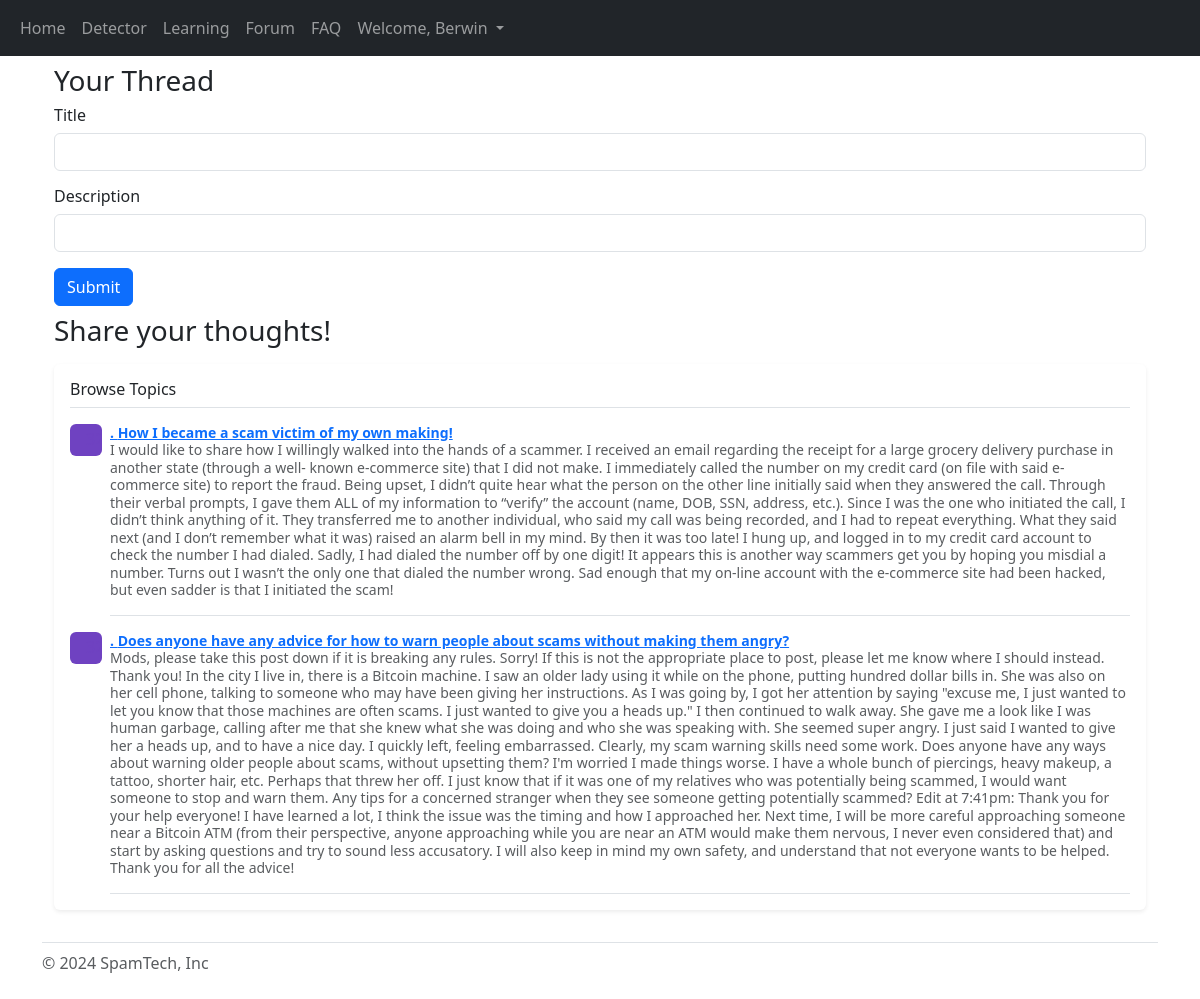
Page /forum (signed in) on the earlier database version.
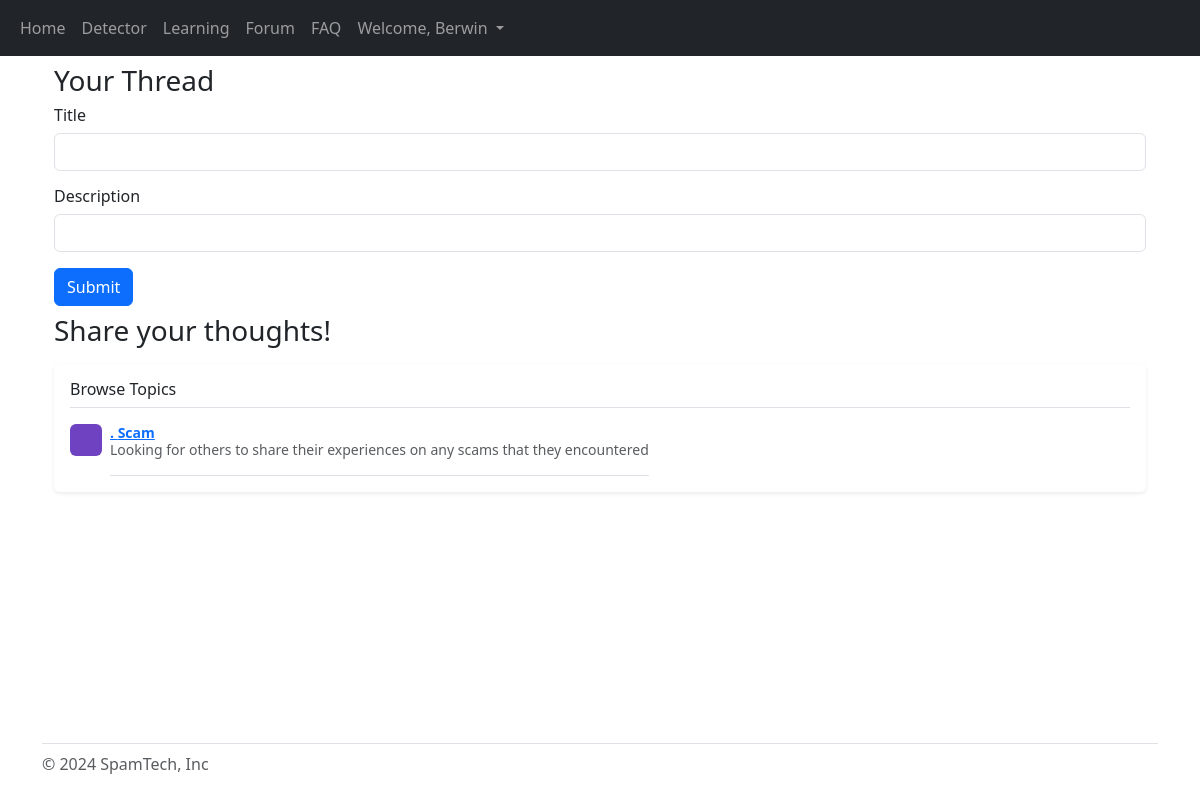
Same page on the later database version.
### website/models.py (models this page shows)
class User(db.Model, UserMixin):
    id = db.Column(db.Integer, primary_key=True)
    email = db.Column(db.String (150), unique=True)
    password = db.Column(db.String (150))
    first_name = db.Column(db.String (150))

class Topic (db.Model):
    title = db.Column(db.String(150), unique=True, nullable=False, primary_key=True)
    description = db.Column(db.String)
    thread = db.relationship('Thread')

### website/pages/forum.py (the view)
@forum_page.route ('/forum', methods = ['GET', 'POST'])
@login_required
def topic ():
    if request.method == 'POST':
        title = request.form.get('title')
        description = request.form.get('description')
        topic =  Topic(title = title, description = description)
        db.session.add (topic)
        db.session.commit ()
    topics = db.session.execute (db.select(Topic)).scalars ()
    return render_template ("forum_topic.html", user=current_user, topics=topics)

### website/templates/forum_topic.html (shortened to what this page needs)
{% extends "base/base.html" %} {% block title %} More {% endblock %} {% block
content%}
<div class="container">
  <h1 class="fs-3 my-2">Your Thread</h1>
  <form method="POST">
    <div class="form-group mb-3">
      <h3 class="fs-6 my-2">Title</h3>
      <input type="text" class="form-control" name="title" />
    </div>
    <div class="form-group mb-3">
      <h3 class="fs-6 my-2">Description</h3>
      <input type="text" class="form-control" name="description" />
    </div>
    <button type="submit" class="btn btn-primary">Submit</button>
  </form>
  <h1 class="fs-3 my-2">Share your thoughts!</h1>
  <div class="my-3 p-3 bg-body rounded shadow-sm">
    <h6 class="border-bottom pb-2 mb-0">Browse Topics</h6>
    {% for item in topics %}
    <div class="d-flex text-muted pt-3">
      <svg
        class="bd-placeholder-img flex-shrink-0 me-2 rounded"
        width="32"
        height="32"
        xmlns="http://www.w3.org/2000/svg"
        role="img"
        aria-label="Placeholder: 32x32"
        preserveAspectRatio="xMidYMid slice"
        focusable="false"
      >
        <text x="50%" y="50%" fill="#6f42c1" dy=".3em">32x32</text>
      </svg>
      <p class="pb-3 mb-0 small lh-sm border-bottom">
        <strong class="d-block text-gray-dark">
          <a href="/forum/{{item.id}}"> {{item.id}}. {{item.title}} </a></strong
        >
        {{item.description}}
      </p>
    </div>
    {% endfor %}
  </div>
</div>
{% endblock %}

### website/templates/base/base.html (shortened to what this page needs)
<!DOCTYPE html>
<html>
  <head>
    <link
      href="https://cdn.jsdelivr.net/npm/bootstrap@5.3.3/dist/css/bootstrap.min.css"
      rel="stylesheet"
    />
  </head>
  {% if user.is_authenticated %}
  <nav class="navbar navbar-expand-lg navbar-dark bg-dark">
    <div class="container-fluid">
      <div class="collapse navbar-collapse" id="navbarSupportedContent">
        <ul class="navbar-nav me-auto mb-2 mb-lg-0">
          <li class="nav-item">
            <a class="nav-link" id="home" aria-current="page" href="/">Home</a>
          </li>
          <li class="nav-item">
            <a class="nav-link" id="detector" href="/detector">Detector</a>
          </li>
          <li class="nav-item">
            <a class="nav-link" id="learning" href="/learning">Learning</a>
          </li>
          <li class="nav-item">
            <a class="nav-link" id="forum" href="/forum">Forum</a>
          </li>
          <li class="nav-item">
            <a class="nav-link" id="faq" href="/faq">FAQ</a>
          </li>
          <li class="nav-item dropdown">
            <a
              class="nav-link dropdown-toggle"
              href="#"
              role="button"
              data-bs-toggle="dropdown"
              aria-expanded="false"
            >
              Welcome, {{user.first_name}}
            </a>
          </li>
        </ul>
      </div>
    </div>
  </nav>
  {% endif %}
  <body class="d-flex flex-column min-vh-100">
    <div class="container">{% block content%} {% endblock %}</div>
  </body>
  <div id="footer" class="mt-auto container">
    <footer
      class="flex-wrap justify-content-between align-items-center py-2 my-3 border-top"
    >
      <div class="col-md-4 d-flex align-items-center">
        <span class="mb-3 mb-md-0 text-body-secondary"
          >&copy; 2024 SpamTech, Inc</span
        >
      </div>
    </footer>
  </div>
</html>

Differences in the rows shown:
removed Topic: title "How I became a scam victim of my own making!", description "I would like to share how I willingly walked into the hands of a scammer. I received an email regarding the receipt for a large grocery delivery purchase in another state (through a well- known e-commerce site) that I did not make. I immediately called the number on my credit card (on file with said e-commerce site) to report the fraud. Being upset, I didn’t quite hear what the person on the other line initially said when they answered the call. Through their verbal prompts, I gave them ALL of my information to “verify” the account (name, DOB, SSN, address, etc.). Since I was the one who initiated the call, I didn’t think anything of it. They transferred me to another individual, who said…"
removed Topic: title "Does anyone have any advice for how to warn people about scams without making them angry?", description "Mods, please take this post down if it is breaking any rules. Sorry! If this is not the appropriate place to post, please let me know where I should instead. Thank you! In the city I live in, there is a Bitcoin machine. I saw an older lady using it while on the phone, putting hundred dollar bills in. She was also on her cell phone, talking to someone who may have been giving her instructions. As I was going by, I got her attention by saying \"excuse me, I just wanted to let you know that those machines are often scams. I just wanted to give you a heads up.\" I then continued to walk away. She gave me a look like I was human garbage, calling after me that she knew what she was doing and who…"
added Topic: title "Scam", description "Looking for others to share their experiences on any scams that they encountered"
